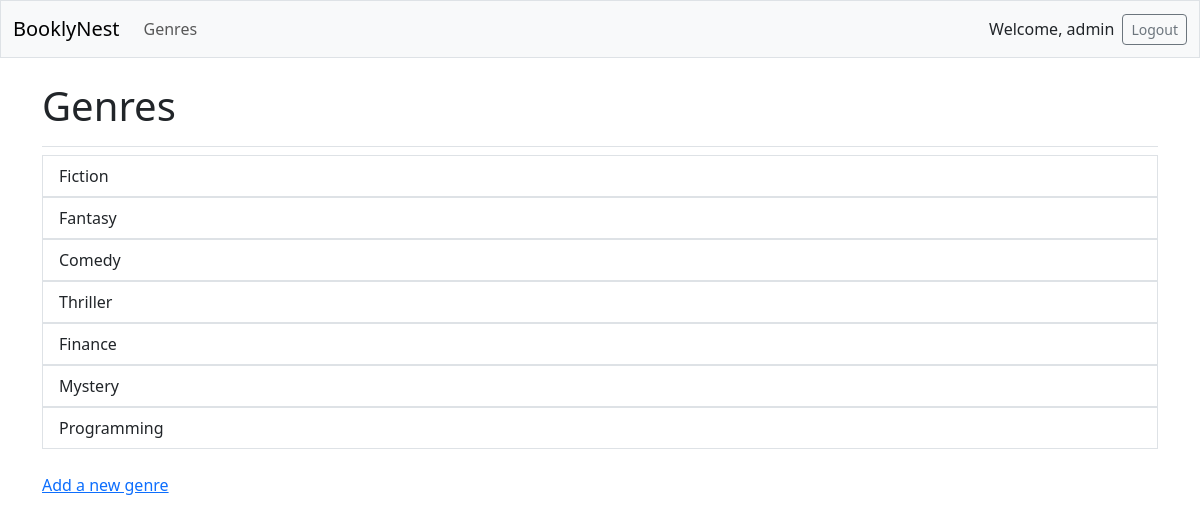
Screenshot of /genres/ (signed in) with the database file from the repository.
### bookly_nest/models.py (models this page shows, shortened)
class Genre(models.Model):
    name = models.CharField(max_length=100)
    date_added = models.DateTimeField(auto_now_add=True)
    owner = models.ForeignKey(User, on_delete=models.CASCADE)

### bookly_nest/views.py (the view)
# urls.py: path("genres/", views.genres, name="genres"),
@login_required
def genres(request):
    genres = Genre.objects.filter(owner=request.user)
    context = {"genres": genres}
    return render(request, "bookly_nest/genres.html", context)

### bookly_nest/templates/bookly_nest/genres.html
{% extends "bookly_nest/base.html" %}
{% load django_bootstrap5 %}
{% block page_header %}
    <h1>Genres</h1>
{% endblock page_header %}
{% block content %}
    <ul class="list-group list-inline">
        {% for genre in genres %}
            <li>
                <a class="list-group-item list-group-item-active"
                   href="{% url "bookly_nest:genre" genre.id %}">{{ genre.name }}</a>
            </li>
        {% empty %}
            <p>No genres have been added.</p>
        {% endfor %}
    </ul>
    <div class="mt-4">
        <a href="{% url "bookly_nest:new_genre" %}">Add a new genre</a>
    </div>
{% endblock content %}

### bookly_nest/templates/bookly_nest/base.html (shortened to what this page needs)
<!DOCTYPE html>
<html lang="en">
    <head>
        {% load django_bootstrap5 %}
        {% bootstrap_css %}
    </head>
    <body>
        <nav class="navbar navbar-expand-md navbar-light bg-light mb-4 border">
            <div class="container-fluid">
                <a class="navbar-brand" href="{% url "bookly_nest:index" %}">BooklyNest</a>
                <div class="collapse navbar-collapse" id="navbarCollapse">
                    <ul class="navbar-nav me-auto mb-2 mb-md-0">
                        <li class="nav-item">
                            <a class="nav-link"  href="{% url "bookly_nest:genres" %}">Genres</a>
                        </li>
                    </ul>
                    <ul class="navbar-nav ms-auto mb-2 mb-md-0">
                        {% if user.is_authenticated %}
                            <li class="nav-item">
                                <span class="nav-text me-2">Welcome, {{ user.username }}</span>
                            </li>
                        {% endif %}
                    </ul>
                    {% if user.is_authenticated %}
                        <form action="{% url 'accounts:logout' %}" method='post'>
                            <button type="submit" class="btn btn-outline-secondary btn-sm">Logout</button>
                        </form>
                    {% endif %}
                </div>
            </div>
        </nav>
        <main class="container">
            <div class="pb-2 mb-2 border-bottom">
                {% block page_header %}
                {% endblock page_header %}
            </div>
            <div>
                {% block content %}
                {% endblock content %}
            </div>
        </main>
    </body>
</html>

### rows the page displays
Genre: name "Fiction"
Genre: name "Fantasy"
Genre: name "Comedy"
Genre: name "Thriller"
Genre: name "Finance"
Genre: name "Mystery"
Genre: name "Programming"

### other values shown
{{ user.username }} "admin"
